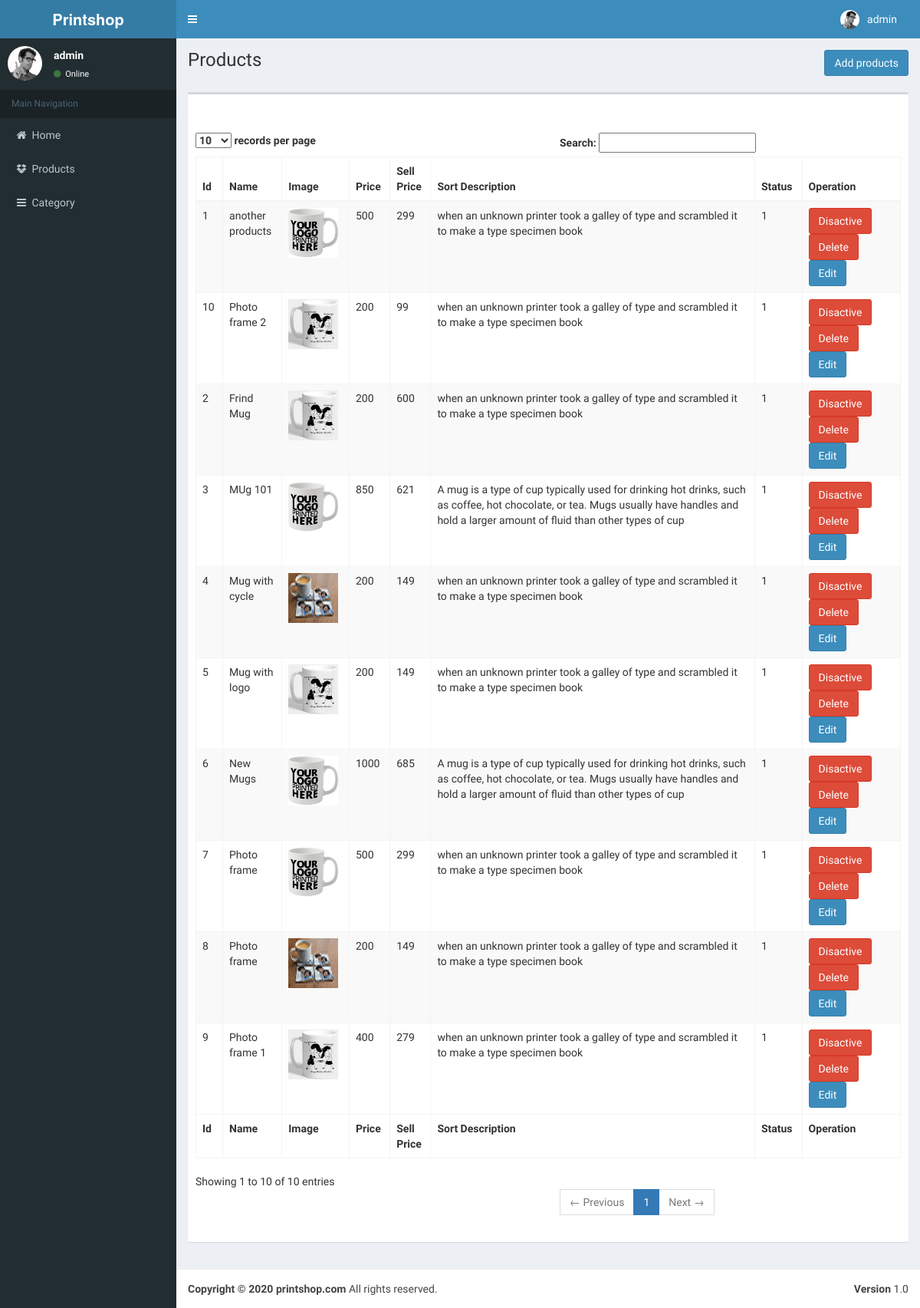
/admin/product.php (signed in), run on the app's committed database.
### tables this page shows
CREATE TABLE `products` (
  `id` int(11) NOT NULL,
  `cid` int(9) NOT NULL,
  `name` varchar(255) NOT NULL,
  `image` text NOT NULL,
  `price` int(11) NOT NULL,
  `sell_price` int(11) NOT NULL,
  `shot_desc` varchar(255) NOT NULL,
  `long_desc` text NOT NULL,
  `created` timestamp NOT NULL DEFAULT current_timestamp(),
  `status` enum('1','0') NOT NULL
);

### admin/product.php (the view, shortened to what this page needs)
<?php include('header.inc.php');
      include('side.inc.php');
?>
      <div class="content-wrapper">
        <section class="content-header mb-3">
          <h1 class="pull-left">
            Products
          </h1>
          <a href="addproduct.php?action=add"><button class="btn btn-primary pull-right " style="margin-bottom:10px">Add products</button></a>
        </section>
        <section class="content mt-4">
          <div class="row">
            <div class="col-xs-12">
              <div class="box">
                <div class="box-header">
                </div>
                <div class="box-body">
                  <table id="example1" class="table table-bordered table-striped">
                    <thead>
                      <tr>
                        <th>Id</th>
                        <th>Name</th>
                        <th>Image</th>
                        <th>Price</th>
                        <th>Sell Price</th>
                        <th>Sort Description</th>
                        <th>Status</th>
                        <th>Operation</th>
                      </tr>
                    </thead>
                    <tbody>
                     <?php $q = "SELECT * FROM `products` ORDER BY name ASC";
                        $res = mysqli_query($conn, $q);
                        $uid = 1;
                        while($row = mysqli_fetch_assoc($res)){ ?>
                                 <tr>
                                <td><?php echo $uid;  ?></td>
                                <td><?php echo $row['name'] ?></td>
                                <td><?php
                                    $image = isset($row['image'])?$row['image']:'';
                                    if($image!=''){ ?>
                                            <img src="../category/<?php echo $image?>" alt="image" width="65px" height="65px">
                                   <?php }else{echo 'Null'; }
                                 ?></td>
                                <td><?php echo $row['price'] ?></td>
                                <td><?php echo $row['sell_price'] ?></td>
                                <td><?php echo $row['shot_desc'] ?></td>
                                <td><?php echo $row['status'] ?></td>
                                <td><?php
                                    if($row['status']=='1'){ ?>
                                        <a href="category.php?type=change&option=diactive&id=<?php echo $row['id'];?>"><button class="btn btn-danger">Disactive</button></a>
                                <?php }else{ ?>
                                    <a href="category.php?type=change&option=active&id=<?php echo $row['id'];?>"><button class="btn btn-primary">Active</button></a>
                                <?php } ?>
                                <a onClick=" return confirm('are you sure ?');" href="category.php?type=delete&id=<?php echo $row['id'];?>"><button class="btn btn-danger">Delete</button></a>
                                <a  href="addproduct.php?action=update&id=<?php echo $row['id'];?>"><button class="btn btn-primary">Edit</button></a>
                            </td>
                            </tr>
                    <?php $uid++; } ?>
                    </tbody>
                    <tfoot>
                      <tr>
                        <th>Id</th>
                        <th>Name</th>
                        <th>Image</th>
                        <th>Price</th>
                        <th>Sell Price</th>
                        <th>Sort Description</th>
                        <th>Status</th>
                        <th>Operation</th>
                      </tr>
                    </tfoot>
                  </table>
                </div>
              </div>
            </div>
          </div>
        </section>
      </div>
<footer class="main-footer">
        <div class="pull-right hidden-xs">
          <b>Version</b> 1.0
        </div>
        <strong>Copyright &copy; 2020 printshop.com</strong> All rights reserved.
      </footer>
    </div>
  </body>
</html>

### data on the page
products: name "another products", image (picture), price "500", sell_price "299", shot_desc "when an unknown printer took a galley of type and scrambled it to make a type specimen book", status "1"
products: name "Frind Mug", image (picture), price "200", sell_price "600", shot_desc "when an unknown printer took a galley of type and scrambled it to make a type specimen book", status "1"
products: name "MUg 101", image (picture), price "850", sell_price "621", shot_desc "A mug is a type of cup typically used for drinking hot drinks, such as coffee, hot chocolate, or tea. Mugs usually have handles and hold a larger amount of fluid than other types of cup", status "1"
products: name "Mug with cycle", image (picture), price "200", sell_price "149", shot_desc "when an unknown printer took a galley of type and scrambled it to make a type specimen book", status "1"
products: name "Mug with logo", image (picture), price "200", sell_price "149", shot_desc "when an unknown printer took a galley of type and scrambled it to make a type specimen book", status "1"
products: name "New Mugs", image (picture), price "1000", sell_price "685", shot_desc "A mug is a type of cup typically used for drinking hot drinks, such as coffee, hot chocolate, or tea. Mugs usually have handles and hold a larger amount of fluid than other types of cup", status "1"
products: name "Photo frame", image (picture), price "500", sell_price "299", shot_desc "when an unknown printer took a galley of type and scrambled it to make a type specimen book", status "1"
products: name "Photo frame", image (picture), price "200", sell_price "149", shot_desc "when an unknown printer took a galley of type and scrambled it to make a type specimen book", status "1"
products: name "Photo frame 1", image (picture), price "400", sell_price "279", shot_desc "when an unknown printer took a galley of type and scrambled it to make a type specimen book", status "1"
products: name "Photo frame 2", image (picture), price "200", sell_price "99", shot_desc "when an unknown printer took a galley of type and scrambled it to make a type specimen book", status "1"

### other printed values
$_SESSION['login']['username'] "admin"
